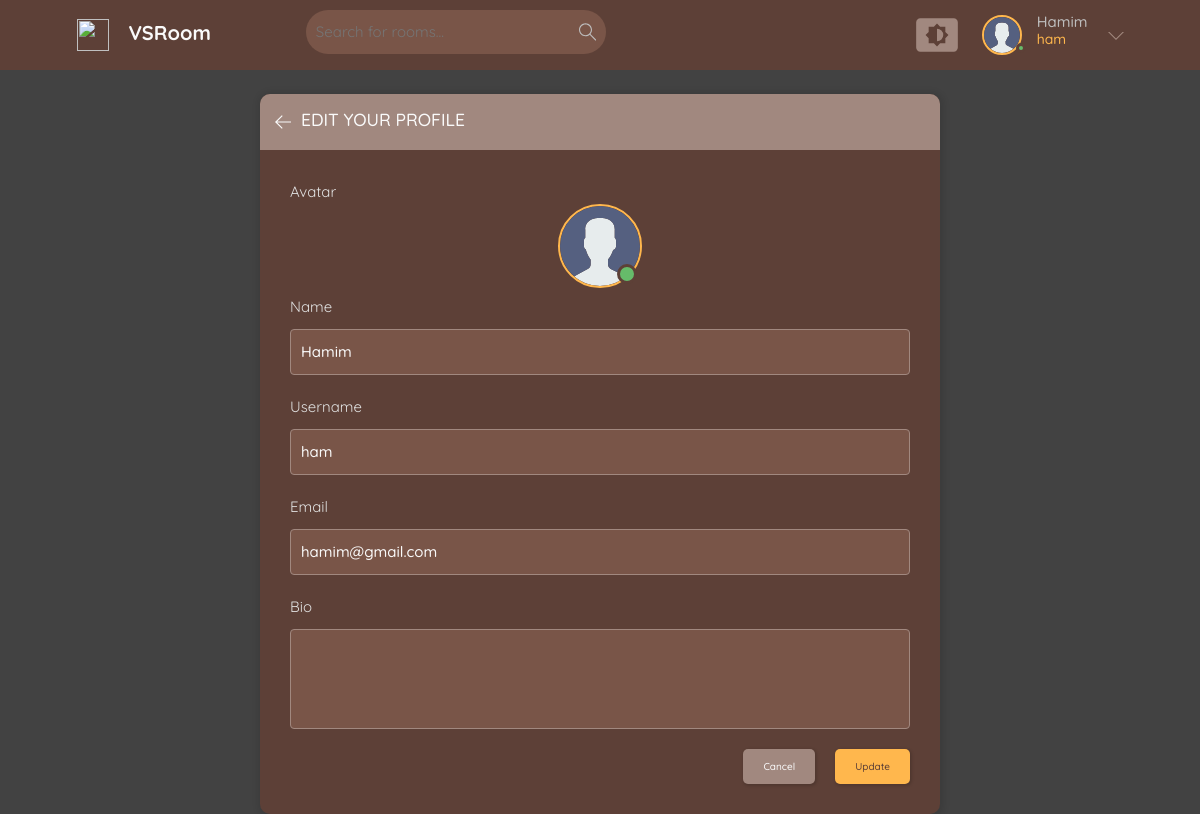
/update-user/ (signed in), run on the app's committed database.
### base/models.py (models this page shows, shortened)
class User(AbstractUser):
    name = models.CharField(max_length=200, null=True)
    email = models.EmailField(unique=True ,null=True)
    bio = models.TextField(null=True, blank=True)
    avatar = models.ImageField(upload_to=user_avatar_path, null=True, default="avatar.svg")
    USERNAME_FIELD = 'email'
    REQUIRED_FIELDS = ['username']

### base/views.py (the view)
# urls.py: path('update-user/', views.updateUser, name='update-user'),
@login_required(login_url='login')
def updateUser(request):
    user = request.user
    form = UserForm(instance=user)
    if request.method == 'POST':
        form = UserForm(request.POST, request.FILES, instance=user)
        if form.is_valid():
            form.save()
            return redirect('user-profile', pk=user.id)
    return render(request, 'base/update_user.html', {"form" : form})

### base/form.py
class UserForm(ModelForm):
    class Meta:
        model = User
        fields = ['avatar', 'name', 'username', 'email', 'bio']

### base/templates/base/update_user.html (shortened to what this page needs)
{% extends 'base/main.html' %}
{% block text %}
<main class="update-account layout">
  <div class="container">
    <div class="layout__box">
      <div class="layout__boxHeader">
        <div class="layout__boxTitle">
          <a href="{{request.META.HTTP_REFERER}}">
            <svg version="1.1" xmlns="http://www.w3.org/2000/svg" width="32" height="32" viewBox="0 0 32 32">
              <title>arrow-left</title>
              <path
                d="M13.723 2.286l-13.723 13.714 13.719 13.714 1.616-1.611-10.96-10.96h27.625v-2.286h-27.625l10.965-10.965-1.616-1.607z">
              </path>
            </svg>
            <h3>Edit your profile</h3>
          </a>
        </div>
      </div>
      <div class="layout__body">
        <form class="form" action="" method="POST" enctype="multipart/form-data">
          {% for field in form %}
          {% if field.name == 'avatar' %}
              <label for="avatar">{{ field.label }}</label>
              <div class="profile__avatar">
                  <div class="avatar avatar--large active">
                      <img src="{{ user.avatar.url|default:'/static/Images/avatar.svg' }}" id="avatarImage" />
                  </div>
              </div>
          {% else %}
              <div class="form__group">
                  <label for="{{ field.id_for_label }}">{{ field.label }}</label>
                  {{ field }}
              </div>
          {% endif %}
          {% endfor %}
          <div class="form__action">
            <a class="btn btn--dark" href="{{request.META.HTTP_REFERER}}">Cancel</a>
            <button class="btn btn--main" type="submit">Update</button>
          </div>
        </form>
      </div>
    </div>
  </div>
</main>
{% endblock text %}

### base/templates/base/nav.html (shortened to what this page needs)
{% load static %}
<header class="header header--loggedIn">
  <div class="container">
    <a href="{% url 'home' %}" class="header__logo">
      <img src="{% static 'Images/poetry.png' %}" />
      <h1>VSRoom</h1>
    </a>
    <form class="header__search nav__search" method="GET" action="{% url 'home' %}">
      <label>
        <input name="q" placeholder="Search for rooms..." />
      </label>
    </form>
    <nav class="header__menu">
      <div class="dropdown-container">
        <div class="color-theme-menu">
        </div>
      </div>
      {% if request.user.is_authenticated %}
      <div class="header__user">
        <a href="{% url 'user-profile' request.user.id %}">
          <div class="avatar avatar--medium active">
            <img src="{{request.user.avatar.url}}" />
          </div>
          <p>{{request.user.name}}<span>{{request.user.username}}</span></p>
        </a>
        <button class="dropdown-button">
          <svg version="1.1" xmlns="http://www.w3.org/2000/svg" width="32" height="32" viewBox="0 0 32 32">
            <title>chevron-down</title>
            <path d="M16 21l-13-13h-3l16 16 16-16h-3l-13 13z"></path>
          </svg>
        </button>
      </div>
      {% else %}
      <a href="{% url 'login' %}">
        <img src="{% static 'Images/avatar.svg' %}" />
        <p>Login</p>
      </a>
      {% endif %}
    </nav>
  </div>
</header>

### data on the page
User: user.avatar (placeholder picture), user.name "Hamim", user.username "ham", avatar (placeholder picture), form "Hamim" "ham" "hamim@gmail.com"

### other printed values
{{ field.label }} "Avatar"
{{ field.label }} "Name" "Username" "Email" "Bio"
